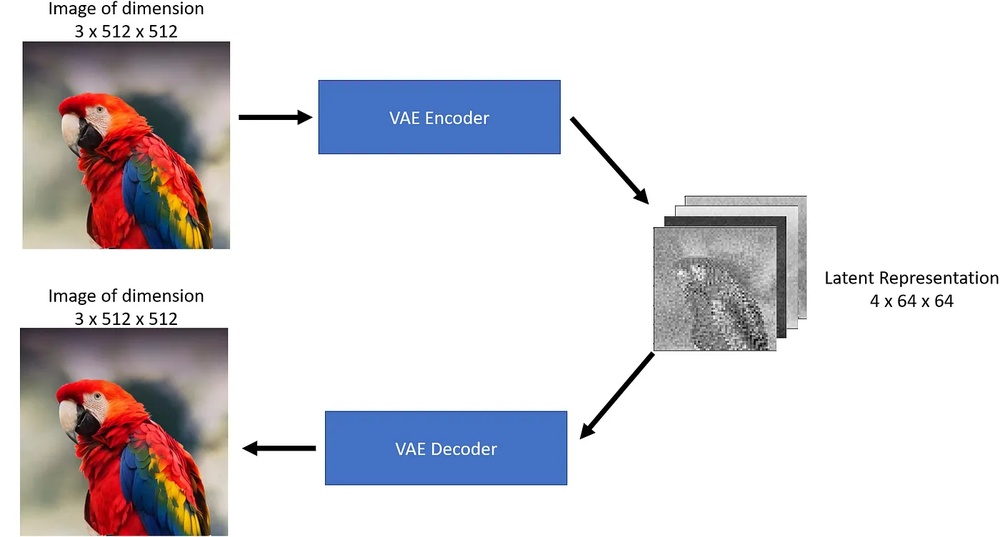
#> input picture vae_example.png, 1000 x 537 px, shrunk from 1400 x 752 before the run, given in place of original_img.png, which was not available
$ python friqa.py
#> lines starting #> are read from the running program, lines starting #| are printed output that depends on the picture; pictures that were not available may be replaced by others from this repository, and a replacement may not be noted
import cv2
from skimage.metrics import structural_similarity as ssim

# Full Reference Image Quality Assessment (FRIQA)
original = cv2.imread('images\original_img.png')
#> original is the input picture: shape (537, 1000, 3); mean B, G, R 218.5, 214.5, 217.3
decoded = cv2.imread('images\decoded_img.png')
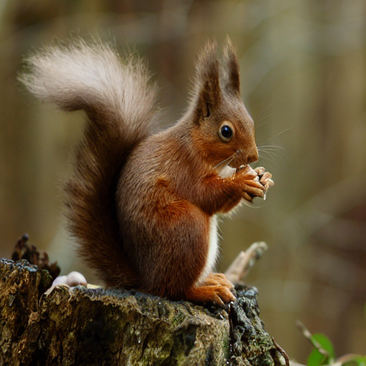
#> input picture images/decoded_img.png, 366 x 366 px, shrunk from 512 x 512 before the run, found by its file name
#> decoded is the input picture: shape (366, 366, 3); mean B, G, R 53.4, 80.7, 97.1

# Convert images to grayscale (SSIM operates on grayscale images)
gray_original = cv2.cvtColor(original, cv2.COLOR_BGR2GRAY)
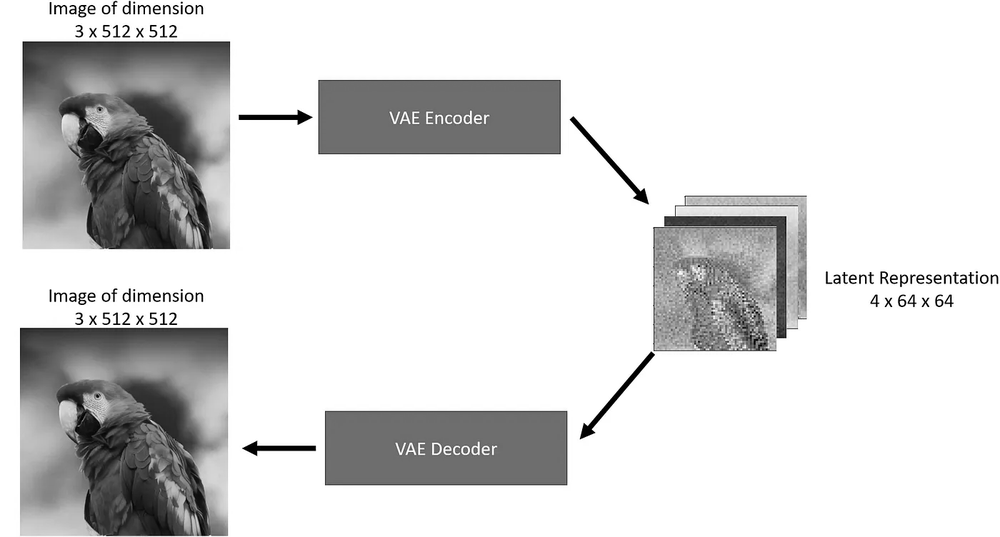
#> gray_original: shape (537, 1000); min 0, max 255, mean 215.8
gray_decoded = cv2.cvtColor(decoded, cv2.COLOR_BGR2GRAY)
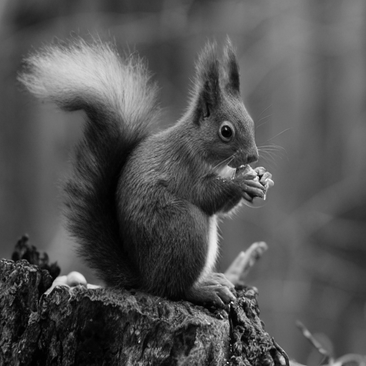
#> gray_decoded: shape (366, 366); min 0, max 251, mean 82.5

# Compute the SSIM score
#> (the run stopped early here; a loop or call above may not have finished)
